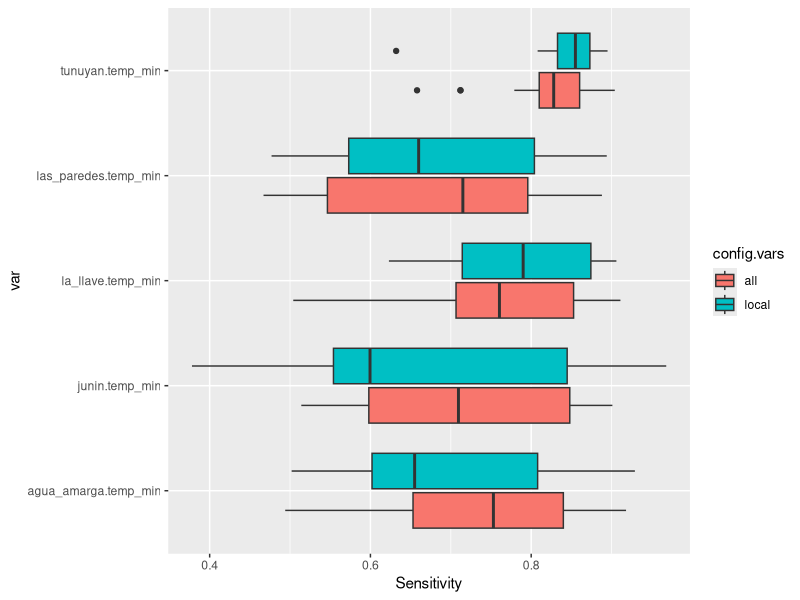
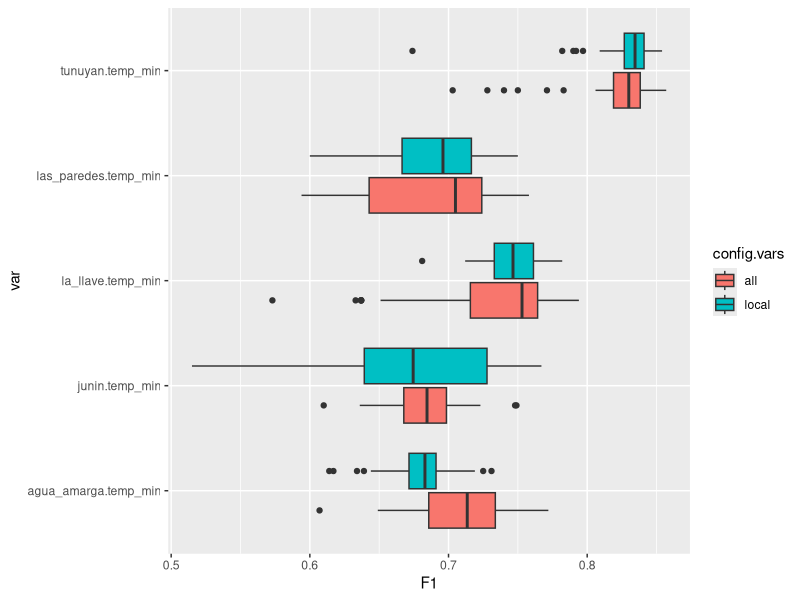
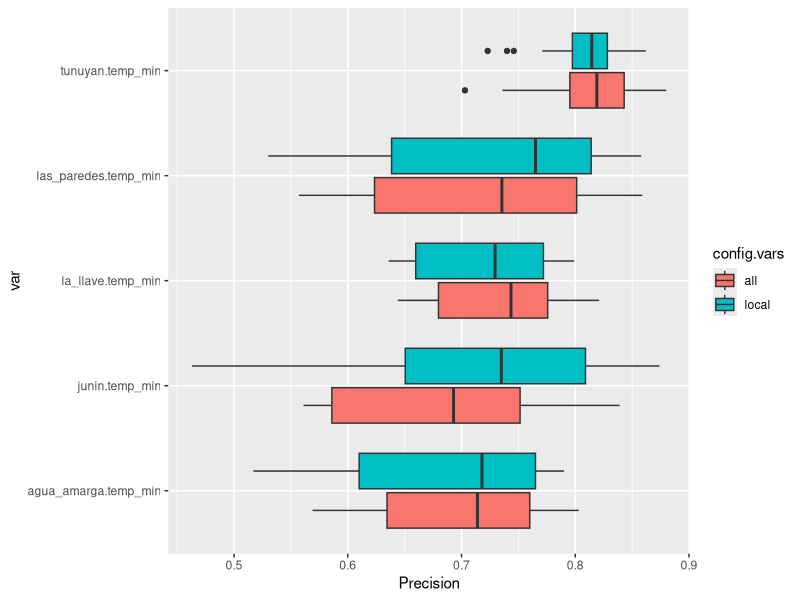
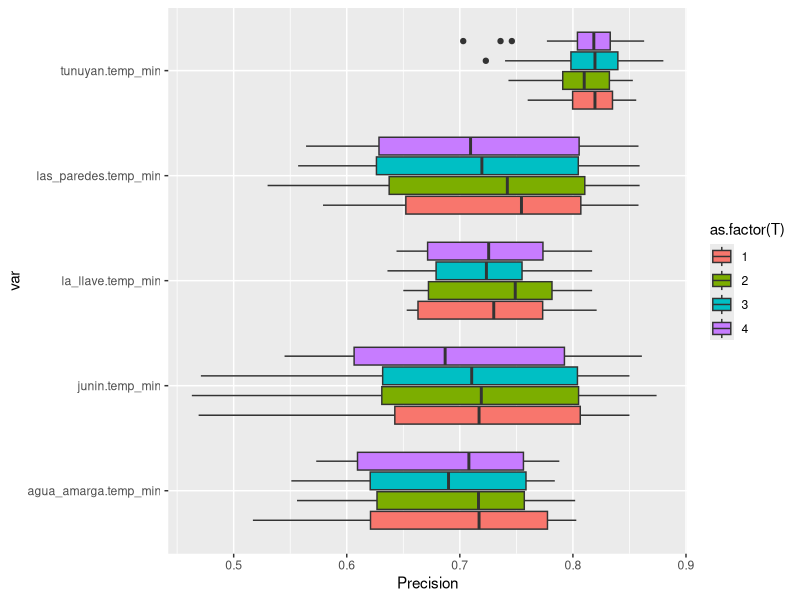
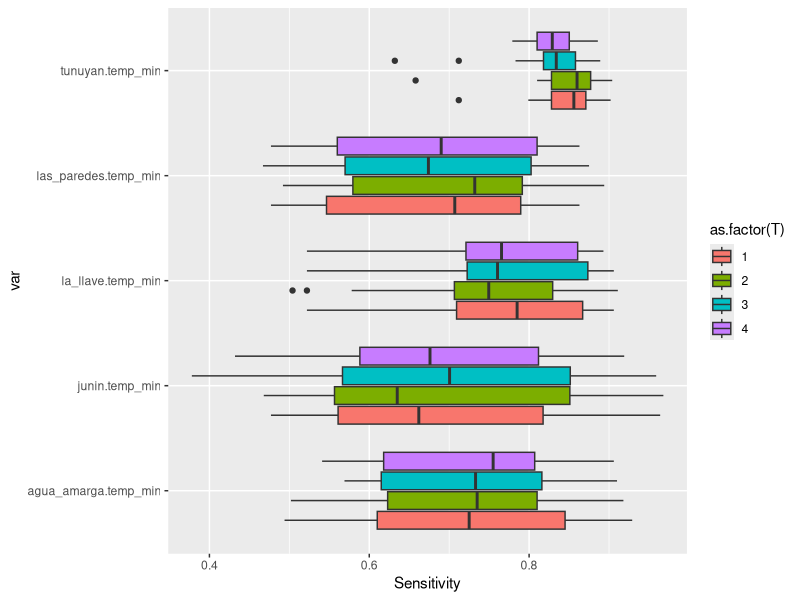
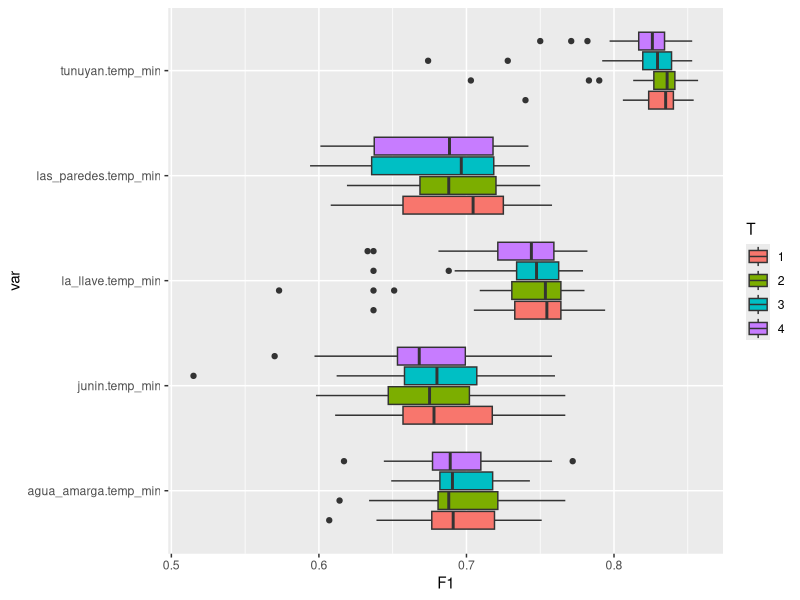
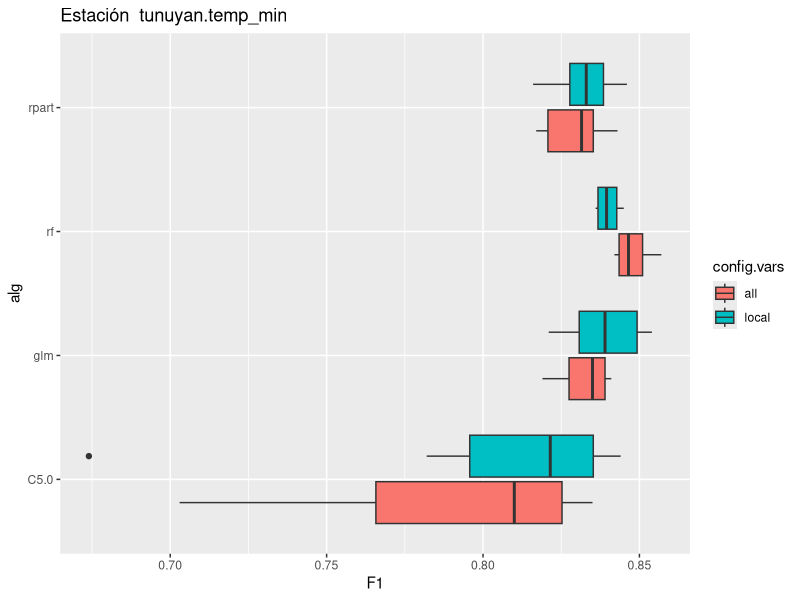
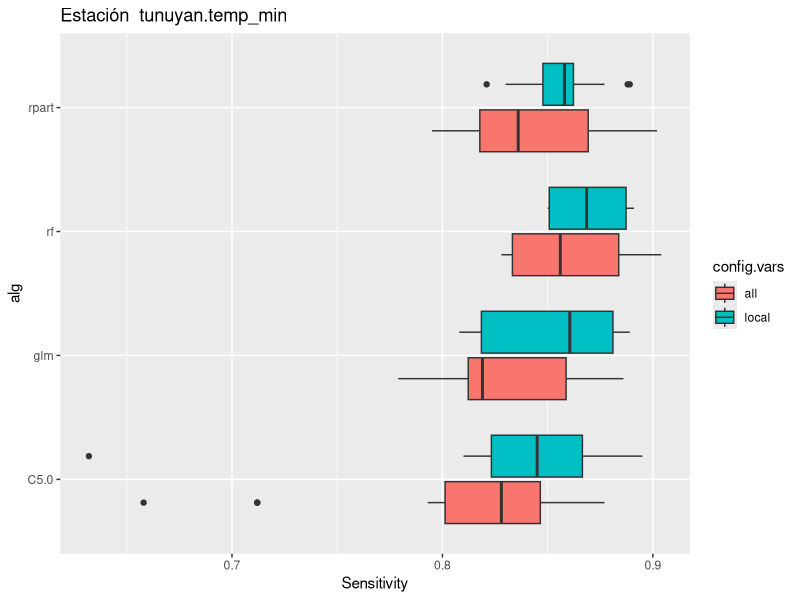

Write R code to recreate these figures, in order.
#' ## Resultados clasificación
#' 
library(readr)
library(ggplot2)
library(gridExtra)
library(tidyverse)
library(lazyeval)

dataset <- read_csv("classification-results.csv")
dataset[,8:ncol(dataset)] <- round(dataset[,8:ncol(dataset)],digits = 3)

#' ESTACION: valores posibles en la columna vars. Son las estaciones meteorológicas
print(unique(dataset$var))
#' DATASET: valores posibles "dacc", faltan casos de "dacc-temp","dacc-spring"
#' 
#' Caso columna o dato que evalue si colabora o no el enfoque agregar vecinos.
#' 

stations <- unique(dataset$var)
algoritmos <- unique(dataset$alg)
metrics <- c("FAR","Sensitivity","Specificity","Accuracy","Kappa","F1","Precision")

#' ## Carga dataset
#' Creación de dataset genérico para resultados clasificación
df <- dataset %>%
  unite(dataset, 
        col=label,c("dataset","var","config.train","config.vars","T","alg"),
        sep = "-",remove=FALSE) %>% 
  select(label,dataset,var,config.train,config.vars,T,alg,FAR,Sensitivity,Specificity,Accuracy,Kappa,F1,Precision) 

#' ## Comportamiento general de local vs all según métrica
p <-ggplot(aes(y = Sensitivity, x = var, fill = config.vars), data = df) + 
  geom_boxplot()  + coord_flip()
print(p)

p <-ggplot(aes(y = F1, x = var, fill = config.vars), data = df) + geom_boxplot() + coord_flip()
print(p)

p <-ggplot(aes(y = Precision , x = var, fill = config.vars), data = df) + geom_boxplot() + coord_flip()
print(p)

#' ## Según cuantos días anteriores de información sumamos.
#' 
p <-ggplot(aes(y = Precision , x = var, fill = as.factor(T)), data = df) + geom_boxplot() + coord_flip()
print(p)

p <-ggplot(aes(y = Sensitivity , x = var, fill = as.factor(T)), data = df) + geom_boxplot() + coord_flip()
print(p)

p <-ggplot(aes(y = F1 , x = var, fill = as.factor(T)), data = df) + 
  geom_boxplot() + coord_flip() + labs(fill="T")
print(p)

#' ## Comportamiento general de local vs all por cada estación según métrica

for(s in stations){
  
  df1 <- df %>% filter( var == s ) 
  
  p <-ggplot(aes(y = F1 , x = alg, fill = config.vars), data = df1) + 
    geom_boxplot() + coord_flip() + labs(title=paste("Estación",s,sep="  "))
  print(p)
  p <-ggplot(aes(y = Sensitivity , x = alg, fill = config.vars), data = df1) + 
    geom_boxplot() + coord_flip() + labs(title=paste("Estación",s,sep="  "))
  print(p)
  p <-ggplot(aes(y = Precision , x = alg, fill = config.vars), data = df1) + 
    geom_boxplot() + coord_flip() + labs(title=paste("Estación",s,sep="  "))
  print(p)

}

library(reshape)
df3 <-  df %>% filter( dataset == "dacc") %>% select(-one_of(c("FAR")))

#  melt(df3,id.vars="label")
df4 <- melt(as.data.frame(df3),
            id.vars =(c("label","dataset","var","config.train","config.vars","T","alg")),
            measure.vars = metrics[-1])

p <-ggplot(aes(y = value , x = var, fill = variable), data = df4) + 
  geom_boxplot() + coord_flip() + labs(title="Variabilidad de las métricas por las estaciones")
print(p)

  
df4 <- df %>% filter( dataset == "dacc")   
df4 <- melt(as.data.frame(df4),
            id.vars =(c("label","dataset","var","config.train","config.vars","T","alg")),
            measure.vars = metrics)

for(a in algoritmos)
{
  for(m in metrics)
  {
    df5 <- df4 %>% filter( alg == a & variable == m) 
    p <-ggplot(aes(y = value , x = var, fill = config.vars), data = df5) + 
      geom_boxplot() + coord_flip() + labs(title=paste("Comportamiento de ",m," en modelo ",a,sep=""))
    print(p)
  }
  # for(s in stations){
  #      
  #   df5 <- df4 %>% filter( var == s & alg == a) 
  #   p <-ggplot(aes(y = value , x = variable, fill = config.vars), data = df5) + 
  #     geom_boxplot() + coord_flip() + labs(title=paste("Estacion ",s," y algoritmo ",a,sep=""))
  #   print(p)
  #  }
}
